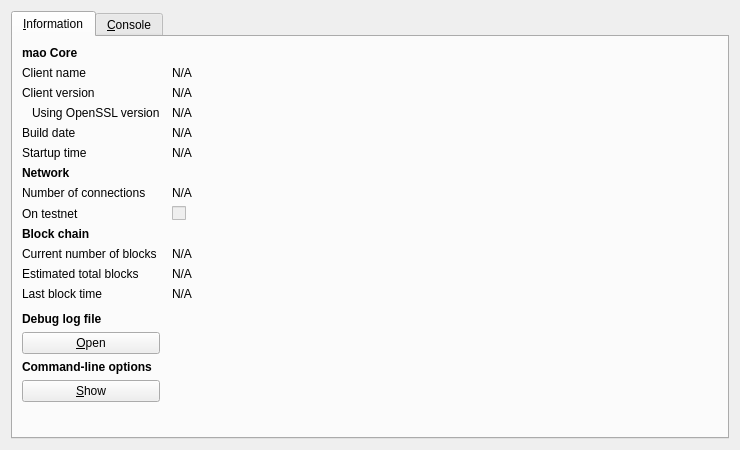
<?xml version="1.0" encoding="UTF-8"?>
<ui version="4.0">
 <class>RPCConsole</class>
 <widget class="QDialog" name="RPCConsole">
  <property name="geometry">
   <rect>
    <x>0</x>
    <y>0</y>
    <width>740</width>
    <height>450</height>
   </rect>
  </property>
  <property name="windowTitle">
   <string>mao - Debug window</string>
  </property>
  <layout class="QVBoxLayout" name="verticalLayout_2">
   <item>
    <widget class="QTabWidget" name="tabWidget">
     <property name="currentIndex">
      <number>0</number>
     </property>
     <widget class="QWidget" name="tab_info">
      <attribute name="title">
       <string>&amp;Information</string>
      </attribute>
      <layout class="QGridLayout" name="gridLayout" columnstretch="0,1">
       <property name="horizontalSpacing">
        <number>12</number>
       </property>
       <item row="0" column="0">
        <widget class="QLabel" name="label_9">
         <property name="font">
          <font>
           <weight>75</weight>
           <bold>true</bold>
          </font>
         </property>
         <property name="text">
          <string>mao Core</string>
         </property>
        </widget>
       </item>
       <item row="1" column="0">
        <widget class="QLabel" name="label_5">
         <property name="text">
          <string>Client name</string>
         </property>
        </widget>
       </item>
       <item row="1" column="1">
        <widget class="QLabel" name="clientName">
         <property name="cursor">
          <cursorShape>IBeamCursor</cursorShape>
         </property>
         <property name="text">
          <string>N/A</string>
         </property>
         <property name="textFormat">
          <enum>Qt::PlainText</enum>
         </property>
         <property name="textInteractionFlags">
          <set>Qt::LinksAccessibleByMouse|Qt::TextSelectableByKeyboard|Qt::TextSelectableByMouse</set>
         </property>
        </widget>
       </item>
       <item row="2" column="0">
        <widget class="QLabel" name="label_6">
         <property name="text">
          <string>Client version</string>
         </property>
        </widget>
       </item>
       <item row="2" column="1">
        <widget class="QLabel" name="clientVersion">
         <property name="cursor">
          <cursorShape>IBeamCursor</cursorShape>
         </property>
         <property name="text">
          <string>N/A</string>
         </property>
         <property name="textFormat">
          <enum>Qt::PlainText</enum>
         </property>
         <property name="textInteractionFlags">
          <set>Qt::LinksAccessibleByMouse|Qt::TextSelectableByKeyboard|Qt::TextSelectableByMouse</set>
         </property>
        </widget>
       </item>
       <item row="3" column="0">
        <widget class="QLabel" name="label_14">
         <property name="text">
          <string>Using OpenSSL version</string>
         </property>
         <property name="indent">
          <number>10</number>
         </property>
        </widget>
       </item>
       <item row="3" column="1">
        <widget class="QLabel" name="openSSLVersion">
         <property name="cursor">
          <cursorShape>IBeamCursor</cursorShape>
         </property>
         <property name="text">
          <string>N/A</string>
         </property>
         <property name="textFormat">
          <enum>Qt::PlainText</enum>
         </property>
         <property name="textInteractionFlags">
          <set>Qt::LinksAccessibleByMouse|Qt::TextSelectableByKeyboard|Qt::TextSelectableByMouse</set>
         </property>
        </widget>
       </item>
       <item row="4" column="0">
        <widget class="QLabel" name="label_12">
         <property name="text">
          <string>Build date</string>
         </property>
        </widget>
       </item>
       <item row="4" column="1">
        <widget class="QLabel" name="buildDate">
         <property name="cursor">
          <cursorShape>IBeamCursor</cursorShape>
         </property>
         <property name="text">
          <string>N/A</string>
         </property>
         <property name="textFormat">
          <enum>Qt::PlainText</enum>
         </property>
         <property name="textInteractionFlags">
          <set>Qt::LinksAccessibleByMouse|Qt::TextSelectableByKeyboard|Qt::TextSelectableByMouse</set>
         </property>
        </widget>
       </item>
       <item row="5" column="0">
        <widget class="QLabel" name="label_13">
         <property name="text">
          <string>Startup time</string>
         </property>
        </widget>
       </item>
       <item row="5" column="1">
        <widget class="QLabel" name="startupTime">
         <property name="cursor">
          <cursorShape>IBeamCursor</cursorShape>
         </property>
         <property name="text">
          <string>N/A</string>
         </property>
         <property name="textFormat">
          <enum>Qt::PlainText</enum>
         </property>
         <property name="textInteractionFlags">
          <set>Qt::LinksAccessibleByMouse|Qt::TextSelectableByKeyboard|Qt::TextSelectableByMouse</set>
         </property>
        </widget>
       </item>
       <item row="6" column="0">
        <widget class="QLabel" name="label_11">
         <property name="font">
          <font>
           <weight>75</weight>
           <bold>true</bold>
          </font>
         </property>
         <property name="text">
          <string>Network</string>
         </property>
        </widget>
       </item>
       <item row="7" column="0">
        <widget class="QLabel" name="label_7">
         <property name="text">
          <string>Number of connections</string>
         </property>
        </widget>
       </item>
       <item row="7" column="1">
        <widget class="QLabel" name="numberOfConnections">
         <property name="cursor">
          <cursorShape>IBeamCursor</cursorShape>
         </property>
         <property name="text">
          <string>N/A</string>
         </property>
         <property name="textFormat">
          <enum>Qt::PlainText</enum>
         </property>
         <property name="textInteractionFlags">
          <set>Qt::LinksAccessibleByMouse|Qt::TextSelectableByKeyboard|Qt::TextSelectableByMouse</set>
         </property>
        </widget>
       </item>
       <item row="8" column="0">
        <widget class="QLabel" name="label_8">
         <property name="text">
          <string>On testnet</string>
         </property>
        </widget>
       </item>
       <item row="8" column="1">
        <widget class="QCheckBox" name="isTestNet">
         <property name="enabled">
          <bool>false</bool>
         </property>
         <property name="text">
          <string/>
         </property>
        </widget>
       </item>
       <item row="9" column="0">
        <widget class="QLabel" name="label_10">
         <property name="font">
          <font>
           <weight>75</weight>
           <bold>true</bold>
          </font>
         </property>
         <property name="text">
          <string>Block chain</string>
         </property>
        </widget>
       </item>
       <item row="10" column="0">
        <widget class="QLabel" name="label_3">
         <property name="text">
          <string>Current number of blocks</string>
         </property>
        </widget>
       </item>
       <item row="10" column="1">
        <widget class="QLabel" name="numberOfBlocks">
         <property name="cursor">
          <cursorShape>IBeamCursor</cursorShape>
         </property>
         <property name="text">
          <string>N/A</string>
         </property>
         <property name="textFormat">
          <enum>Qt::PlainText</enum>
         </property>
         <property name="textInteractionFlags">
          <set>Qt::LinksAccessibleByMouse|Qt::TextSelectableByKeyboard|Qt::TextSelectableByMouse</set>
         </property>
        </widget>
       </item>
       <item row="11" column="0">
        <widget class="QLabel" name="label_4">
         <property name="text">
          <string>Estimated total blocks</string>
         </property>
        </widget>
       </item>
       <item row="11" column="1">
        <widget class="QLabel" name="totalBlocks">
         <property name="cursor">
          <cursorShape>IBeamCursor</cursorShape>
         </property>
         <property name="text">
          <string>N/A</string>
         </property>
         <property name="textFormat">
          <enum>Qt::PlainText</enum>
         </property>
         <property name="textInteractionFlags">
          <set>Qt::LinksAccessibleByMouse|Qt::TextSelectableByKeyboard|Qt::TextSelectableByMouse</set>
         </property>
        </widget>
       </item>
       <item row="12" column="0">
        <widget class="QLabel" name="label_2">
         <property name="text">
          <string>Last block time</string>
         </property>
        </widget>
       </item>
       <item row="12" column="1">
        <widget class="QLabel" name="lastBlockTime">
         <property name="cursor">
          <cursorShape>IBeamCursor</cursorShape>
         </property>
         <property name="text">
          <string>N/A</string>
         </property>
         <property name="textFormat">
          <enum>Qt::PlainText</enum>
         </property>
         <property name="textInteractionFlags">
          <set>Qt::LinksAccessibleByMouse|Qt::TextSelectableByKeyboard|Qt::TextSelectableByMouse</set>
         </property>
        </widget>
       </item>
       <item row="13" column="0">
        <spacer name="verticalSpacer_2">
         <property name="orientation">
          <enum>Qt::Vertical</enum>
         </property>
         <property name="sizeHint" stdset="0">
          <size>
           <width>20</width>
           <height>20</height>
          </size>
         </property>
        </spacer>
       </item>
       <item row="14" column="0">
        <widget class="QLabel" name="labelDebugLogfile">
         <property name="font">
          <font>
           <weight>75</weight>
           <bold>true</bold>
          </font>
         </property>
         <property name="text">
          <string>Debug log file</string>
         </property>
        </widget>
       </item>
       <item row="15" column="0">
        <widget class="QPushButton" name="openDebugLogfileButton">
         <property name="toolTip">
          <string>Open the mao debug log file from the current data directory. This can take a few seconds for large log files.</string>
         </property>
         <property name="text">
          <string>&amp;Open</string>
         </property>
         <property name="autoDefault">
          <bool>false</bool>
         </property>
        </widget>
       </item>
       <item row="16" column="0">
        <widget class="QLabel" name="labelCLOptions">
         <property name="font">
          <font>
           <weight>75</weight>
           <bold>true</bold>
          </font>
         </property>
         <property name="text">
          <string>Command-line options</string>
         </property>
        </widget>
       </item>
       <item row="17" column="0">
        <widget class="QPushButton" name="showCLOptionsButton">
         <property name="toolTip">
          <string>Show the mao-Qt help message to get a list with possible mao command-line options.</string>
         </property>
         <property name="text">
          <string>&amp;Show</string>
         </property>
         <property name="autoDefault">
          <bool>false</bool>
         </property>
        </widget>
       </item>
       <item row="18" column="0">
        <spacer name="verticalSpacer">
         <property name="orientation">
          <enum>Qt::Vertical</enum>
         </property>
         <property name="sizeHint" stdset="0">
          <size>
           <width>20</width>
           <height>40</height>
          </size>
         </property>
        </spacer>
       </item>
      </layout>
     </widget>
     <widget class="QWidget" name="tab_console">
      <attribute name="title">
       <string>&amp;Console</string>
      </attribute>
      <layout class="QVBoxLayout" name="verticalLayout_3">
       <property name="spacing">
        <number>3</number>
       </property>
       <item>
        <widget class="QTextEdit" name="messagesWidget">
         <property name="minimumSize">
          <size>
           <width>0</width>
           <height>100</height>
          </size>
         </property>
         <property name="readOnly">
          <bool>true</bool>
         </property>
         <property name="tabKeyNavigation" stdset="0">
          <bool>false</bool>
         </property>
         <property name="columnCount" stdset="0">
          <number>2</number>
         </property>
        </widget>
       </item>
       <item>
        <layout class="QHBoxLayout" name="horizontalLayout">
         <property name="spacing">
          <number>3</number>
         </property>
         <item>
          <widget class="QLabel" name="label">
           <property name="text">
            <string notr="true">&gt;</string>
           </property>
          </widget>
         </item>
         <item>
          <widget class="QLineEdit" name="lineEdit"/>
         </item>
         <item>
          <widget class="QPushButton" name="clearButton">
           <property name="maximumSize">
            <size>
             <width>24</width>
             <height>24</height>
            </size>
           </property>
           <property name="toolTip">
            <string>Clear console</string>
           </property>
           <property name="text">
            <string/>
           </property>
           <property name="icon">
            <iconset resource="../bitcoin.qrc">
             <normaloff>:/icons/remove</normaloff>:/icons/remove</iconset>
           </property>
           <property name="shortcut">
            <string notr="true">Ctrl+L</string>
           </property>
           <property name="autoDefault">
            <bool>false</bool>
           </property>
          </widget>
         </item>
        </layout>
       </item>
      </layout>
     </widget>
    </widget>
   </item>
  </layout>
 </widget>
 <resources>
  <include location="../bitcoin.qrc"/>
 </resources>
 <connections/>
</ui>
